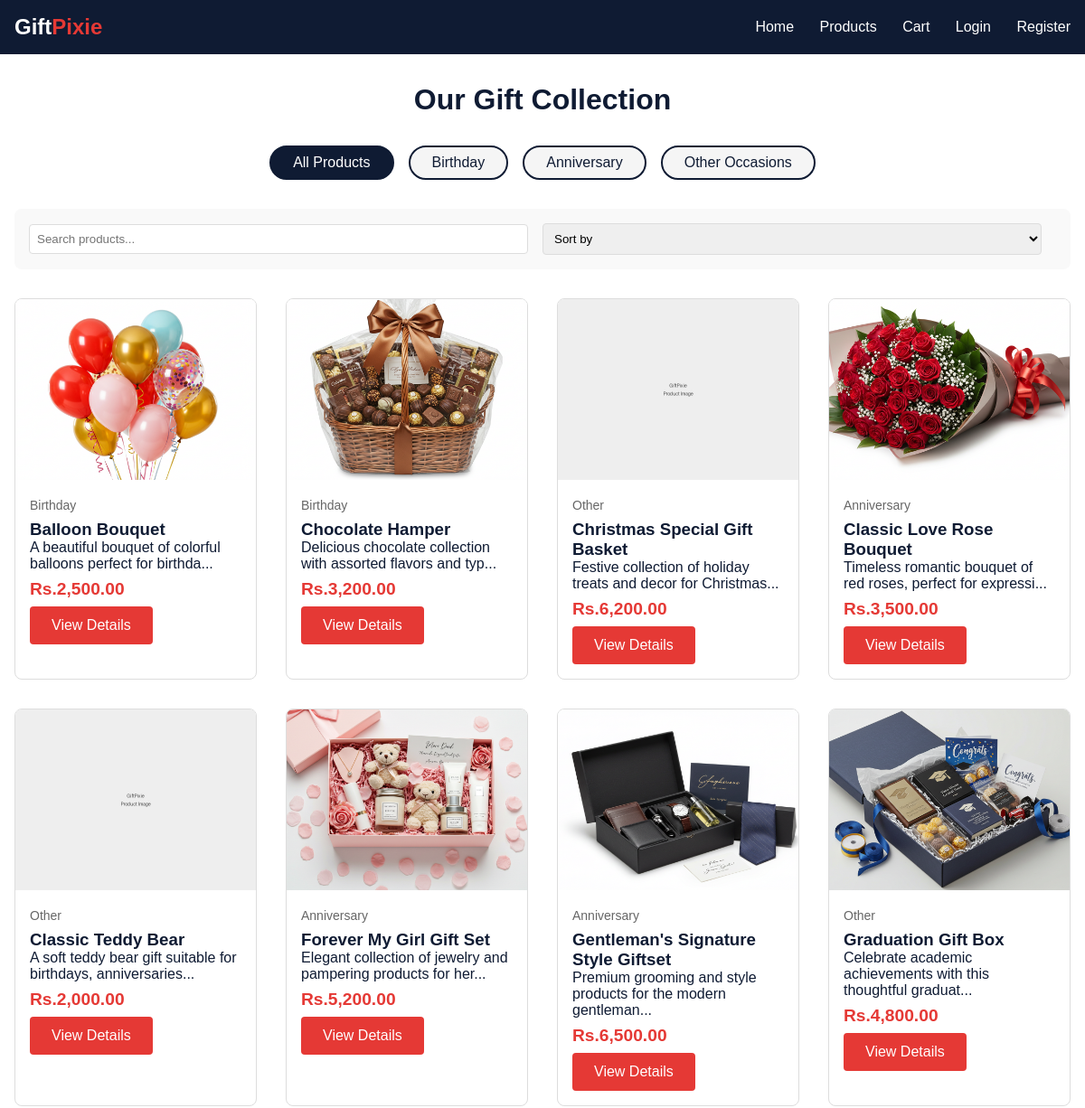
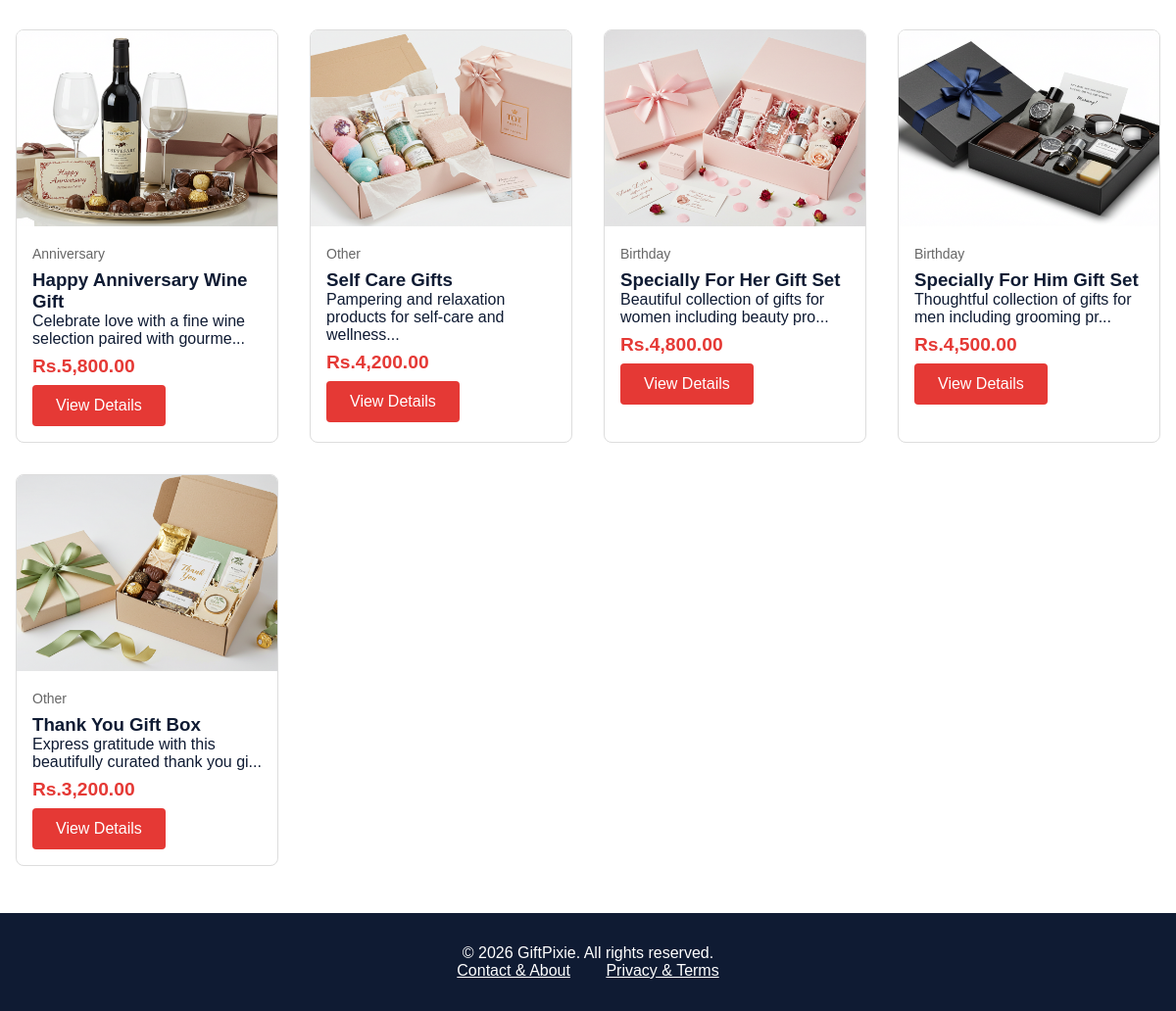
/products.php, run on the app's committed database (2 pictures, top to bottom).
### tables this page shows
CREATE TABLE `products` (
  `id` int(11) NOT NULL,
  `name` varchar(100) NOT NULL,
  `description` text DEFAULT NULL,
  `price` decimal(10,2) NOT NULL,
  `category_id` int(11) DEFAULT NULL,
  `image` varchar(255) DEFAULT 'placeholder.jpg',
  `stock_quantity` int(11) DEFAULT 10,
  `created_at` timestamp NOT NULL DEFAULT current_timestamp()
);

CREATE TABLE `categories` (
  `id` int(11) NOT NULL,
  `name` varchar(50) NOT NULL,
  `description` text DEFAULT NULL
);

### products.php (the view, shortened to what this page needs)
<?php
require_once 'db.php';
$category_filter = isset($_GET['category']) ? $_GET['category'] : '';
if ($category_filter) {
    $products_query = "SELECT p.*, c.name as category_name
                       FROM products p
                       JOIN categories c ON p.category_id = c.id
                       WHERE c.name = ?
                       ORDER BY p.name";
    $stmt = mysqli_prepare($conn, $products_query);
    mysqli_stmt_bind_param($stmt, "s", $category_filter);
    mysqli_stmt_execute($stmt);
    $products_result = mysqli_stmt_get_result($stmt);
} else {
    $products_query = "SELECT p.*, c.name as category_name
                       FROM products p
                       JOIN categories c ON p.category_id = c.id
                       ORDER BY p.name";
    $products_result = mysqli_query($conn, $products_query);
}
?>
<!DOCTYPE html>
<html lang="en">
<head>
</head>
<body>
    <header class="header">
        <a href="index.php" class="logo">Gift<span>Pixie</span></a>
        <nav class="nav">
            <a href="index.php">Home</a>
            <a href="products.php">Products</a>
            <a href="cart.php">Cart</a>
            <?php if(isset($_SESSION['user_id'])): ?>
                <a href="profile.php">Profile</a>
                <a href="orders.php">Orders</a>
                <a href="logout.php">Logout</a>
                <span class="user-info">Hi, <?php echo isset($_SESSION['username']) ? htmlspecialchars($_SESSION['username']) : 'User'; ?></span>
            <?php else: ?>
                <a href="login.php">Login</a>
                <a href="register.php">Register</a>
            <?php endif; ?>
        </nav>
    </header>
    <div class="container">
        <h1 class="section-title">Our Gift Collection<?php echo $category_filter ? ': ' . htmlspecialchars($category_filter) : ''; ?></h1>
        <div class="categories">
            <a href="products.php" class="category-btn <?php echo !$category_filter ? 'active' : ''; ?>">All Products</a>
            <a href="products.php?category=Birthday" class="category-btn <?php echo $category_filter == 'Birthday' ? 'active' : ''; ?>">Birthday</a>
            <a href="products.php?category=Anniversary" class="category-btn <?php echo $category_filter == 'Anniversary' ? 'active' : ''; ?>">Anniversary</a>
            <a href="products.php?category=Other" class="category-btn <?php echo $category_filter == 'Other' ? 'active' : ''; ?>">Other Occasions</a>
        </div>
        <div class="search-filter">
            <input type="text" class="search-box" placeholder="Search products..." id="searchInput">
            <select id="sortSelect" class="search-box">
                <option value="">Sort by</option>
            </select>
        </div>
        <div class="products-grid" id="productsGrid">
            <?php if(mysqli_num_rows($products_result) === 0): ?>
                <div style="grid-column: 1 / -1; text-align: center; padding: 3rem;">
                    <h3>No products found</h3>
                    <p>Try selecting a different category or check back later.</p>
                    <a href="products.php" class="btn">View All Products</a>
                </div>
            <?php else: ?>
                <?php while($product = mysqli_fetch_assoc($products_result)): ?>
                    <div class="product-card">
                        <?php if(file_exists('images/products/' . $product['image'])): ?>
    <img src="images/products/<?php echo $product['image']; ?>" alt="<?php echo htmlspecialchars($product['name']); ?>" class="product-img">
<?php else: ?>
    <img src="images/placeholder.jpg" alt="Product Image" class="product-img">
<?php endif; ?>
                        <div class="product-info">
                            <div class="product-category"><?php echo htmlspecialchars($product['category_name']); ?></div>
                            <h3><?php echo htmlspecialchars($product['name']); ?></h3>
                            <p><?php echo htmlspecialchars(substr($product['description'], 0, 60)) . '...'; ?></p>
                            <p class="product-price">Rs.<?php echo number_format($product['price'], 2); ?></p>
                            <a href="product.php?id=<?php echo $product['id']; ?>" class="btn">View Details</a>
                        </div>
                    </div>
                <?php endwhile; ?>
            <?php endif; ?>
        </div>
    </div>
    <footer class="footer">
        <p>&copy; <?php echo date('Y'); ?> GiftPixie. All rights reserved.</p>
        <p>
            <a href="contact_about.php" style="color: white; margin: 0 1rem;">Contact & About</a>
            <a href="privacy_terms.php" style="color: white; margin: 0 1rem;">Privacy & Terms</a>
        </p>
    </footer>
</body>
</html>

### products.php (style rules this page uses)
* { margin: 0; padding: 0; box-sizing: border-box; }
body { font-family: Arial, sans-serif; background-color: white; color: #0F1B33; }
.header { background-color: #0F1B33; color: white; padding: 1rem; display: flex; justify-content: space-between; align-items: center; }
.logo { font-size: 1.5rem; font-weight: bold; color: white; text-decoration: none; }
.logo span { color: #E53935; }
.nav a { color: white; text-decoration: none; margin-left: 1.5rem; }
.btn { display: inline-block; background-color: #E53935; color: white; padding: 0.75rem 1.5rem; text-decoration: none; border-radius: 4px; border: none; cursor: pointer; font-size: 1rem; }
.container { max-width: 1200px; margin: 0 auto; padding: 0 1rem; }
.section-title { text-align: center; margin: 2rem 0; color: #0F1B33; }
.products-grid { display: grid; grid-template-columns: repeat(auto-fill, minmax(250px, 1fr)); gap: 2rem; margin: 2rem 0; }
.product-card { border: 1px solid #ddd; border-radius: 8px; overflow: hidden; transition: transform 0.3s; }
.product-img { width: 100%; height: 200px; object-fit: cover; background-color: #f5f5f5; }
.product-info { padding: 1rem; }
.product-price { color: #E53935; font-weight: bold; font-size: 1.2rem; margin: 0.5rem 0; }
.footer { background-color: #0F1B33; color: white; text-align: center; padding: 2rem; margin-top: 3rem; }
.categories { display: flex; justify-content: center; gap: 1rem; margin: 2rem 0; flex-wrap: wrap; }
.category-btn { background-color: #f5f5f5; color: #0F1B33; padding: 0.5rem 1.5rem; border-radius: 20px; text-decoration: none; border: 2px solid #0F1B33; }
.category-btn.active { background-color: #0F1B33; color: white; }
.search-filter { display: flex; justify-content: space-between; align-items: center; margin: 2rem 0; padding: 1rem; background-color: #f9f9f9; border-radius: 8px; }
.search-box { flex: 1; padding: 0.5rem; border: 1px solid #ddd; border-radius: 4px; margin-right: 1rem; }
.product-category { font-size: 0.875rem; color: #666; margin-bottom: 0.5rem; }

### data on the page
products: image (picture), category.name "Birthday", name "Balloon Bouquet", description "A beautiful bouquet of colorful balloons perfect for birthda", price "2,500.00"
products: image (picture), category.name "Birthday", name "Chocolate Hamper", description "Delicious chocolate collection with assorted flavors and typ", price "3,200.00"
products: category.name "Other", name "Christmas Special Gift Basket", description "Festive collection of holiday treats and decor for Christmas", price "6,200.00"
products: image (picture), category.name "Anniversary", name "Classic Love Rose Bouquet", description "Timeless romantic bouquet of red roses, perfect for expressi", price "3,500.00"
products: category.name "Other", name "Classic Teddy Bear", description "A soft teddy bear gift suitable for birthdays, anniversaries", price "2,000.00"
products: image (picture), category.name "Anniversary", name "Forever My Girl Gift Set", description "Elegant collection of jewelry and pampering products for her", price "5,200.00"
products: image (picture), category.name "Anniversary", name "Gentleman's Signature Style Giftset", description "Premium grooming and style products for the modern gentleman", price "6,500.00"
products: image (picture), category.name "Other", name "Graduation Gift Box", description "Celebrate academic achievements with this thoughtful graduat", price "4,800.00"
products: image (picture), category.name "Anniversary", name "Happy Anniversary Wine Gift", description "Celebrate love with a fine wine selection paired with gourme", price "5,800.00"
products: image (picture), category.name "Other", name "Self Care Gifts", description "Pampering and relaxation products for self-care and wellness", price "4,200.00"
products: image (picture), category.name "Birthday", name "Specially For Her Gift Set", description "Beautiful collection of gifts for women including beauty pro", price "4,800.00"
products: image (picture), category.name "Birthday", name "Specially For Him Gift Set", description "Thoughtful collection of gifts for men including grooming pr", price "4,500.00"
products: image (picture), category.name "Other", name "Thank You Gift Box", description "Express gratitude with this beautifully curated thank you gi", price "3,200.00"
